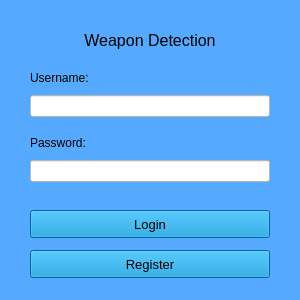
<?xml version="1.0" encoding="UTF-8"?>
<ui version="4.0">
 <class>MainWindow</class>
 <widget class="QMainWindow" name="MainWindow">
  <property name="geometry">
   <rect>
    <x>0</x>
    <y>0</y>
    <width>300</width>
    <height>300</height>
   </rect>
  </property>
  <property name="minimumSize">
   <size>
    <width>300</width>
    <height>300</height>
   </size>
  </property>
  <property name="maximumSize">
   <size>
    <width>300</width>
    <height>300</height>
   </size>
  </property>
  <property name="font">
   <font>
    <family>MS Sans Serif</family>
    <pointsize>10</pointsize>
    <weight>75</weight>
    <bold>true</bold>
   </font>
  </property>
  <property name="windowTitle">
   <string>Weapon Detection</string>
  </property>
  <property name="styleSheet">
   <string notr="true">background-color: rgb(85, 170, 255);</string>
  </property>
  <widget class="QWidget" name="centralwidget">
   <widget class="QLabel" name="label_name">
    <property name="geometry">
     <rect>
      <x>50</x>
      <y>20</y>
      <width>200</width>
      <height>41</height>
     </rect>
    </property>
    <property name="font">
     <font>
      <family>Arial</family>
      <pointsize>12</pointsize>
      <weight>50</weight>
      <bold>false</bold>
     </font>
    </property>
    <property name="text">
     <string>Weapon Detection</string>
    </property>
    <property name="alignment">
     <set>Qt::AlignCenter</set>
    </property>
   </widget>
   <widget class="QLabel" name="label_username">
    <property name="geometry">
     <rect>
      <x>30</x>
      <y>70</y>
      <width>81</width>
      <height>16</height>
     </rect>
    </property>
    <property name="font">
     <font>
      <family>Arial</family>
      <pointsize>9</pointsize>
     </font>
    </property>
    <property name="text">
     <string>Username:</string>
    </property>
   </widget>
   <widget class="QLabel" name="label_password">
    <property name="geometry">
     <rect>
      <x>30</x>
      <y>135</y>
      <width>81</width>
      <height>16</height>
     </rect>
    </property>
    <property name="font">
     <font>
      <family>Arial</family>
      <pointsize>9</pointsize>
      <weight>50</weight>
      <bold>false</bold>
     </font>
    </property>
    <property name="text">
     <string>Password:</string>
    </property>
   </widget>
   <widget class="QLineEdit" name="username_input">
    <property name="geometry">
     <rect>
      <x>30</x>
      <y>95</y>
      <width>240</width>
      <height>22</height>
     </rect>
    </property>
    <property name="styleSheet">
     <string notr="true">background-color: rgb(255, 255, 255);</string>
    </property>
   </widget>
   <widget class="QLineEdit" name="password_input">
    <property name="geometry">
     <rect>
      <x>30</x>
      <y>160</y>
      <width>240</width>
      <height>22</height>
     </rect>
    </property>
    <property name="styleSheet">
     <string notr="true">background-color: rgb(255, 255, 255);</string>
    </property>
    <property name="echoMode">
     <enum>QLineEdit::Password</enum>
    </property>
   </widget>
   <widget class="QPushButton" name="login_button">
    <property name="geometry">
     <rect>
      <x>30</x>
      <y>210</y>
      <width>240</width>
      <height>28</height>
     </rect>
    </property>
    <property name="font">
     <font>
      <family>Arial</family>
      <pointsize>10</pointsize>
      <weight>50</weight>
      <bold>false</bold>
     </font>
    </property>
    <property name="styleSheet">
     <string notr="true">background-color: rgb(0, 144, 211);

</string>
    </property>
    <property name="text">
     <string>Login</string>
    </property>
   </widget>
   <widget class="QPushButton" name="register_button">
    <property name="geometry">
     <rect>
      <x>30</x>
      <y>250</y>
      <width>240</width>
      <height>28</height>
     </rect>
    </property>
    <property name="font">
     <font>
      <family>Arial</family>
      <pointsize>10</pointsize>
      <weight>50</weight>
      <bold>false</bold>
     </font>
    </property>
    <property name="styleSheet">
     <string notr="true">background-color: rgb(0, 144, 211);</string>
    </property>
    <property name="text">
     <string>Register</string>
    </property>
   </widget>
  </widget>
 </widget>
 <resources/>
 <connections/>
</ui>
